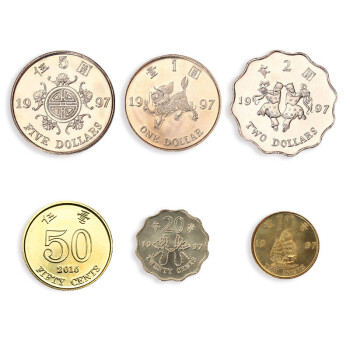
#> input picture src/data/coin.jpg, 350 x 350 px, given in place of the camera
$ python opencv_color_detection.py
#> lines starting #> are read from the running program, lines starting #| are printed output that depends on the picture; after the words box and inside, x2 and y2 are one past the last pixel; in counts of white or black regions, pixels touching at a corner belong together
import cv2
import numpy as np
import time

color = ((0, 157, 171), (180, 255, 255))
lower = np.array(color[0], dtype="uint8")
upper = np.array(color[1], dtype="uint8")

# 使用DirectShow驱动，Windows下打开更快
cap = cv2.VideoCapture(0, cv2.CAP_DSHOW)
cap.set(3, 640)
cap.set(4, 480)

if not cap.isOpened():
    print("无法打开摄像头")
    exit()

n = 1.0
start_time = time.time()
while True:
    ret, frame = cap.read()
#> frame is the input picture: shape (350, 350, 3); mean B, G, R 224.1, 233.6, 238.3
    frame = cv2.flip(frame, 1)
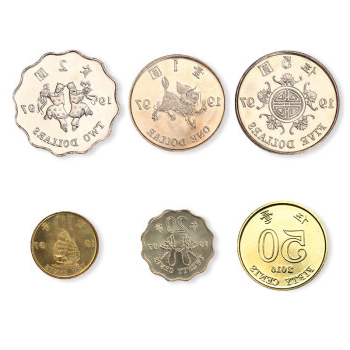
#> frame: shape (350, 350, 3); mean B, G, R 224.1, 233.6, 238.3

    hsv = cv2.cvtColor(frame, cv2.COLOR_BGR2HSV)
#> hsv: shape (350, 350, 3); mean H, S, V 11.5, 19.1, 238.3
    hsv = cv2.GaussianBlur(hsv, (13, 13), 0)
#> hsv: shape (350, 350, 3); mean H, S, V 11.5, 19.1, 238.3
    mask = cv2.inRange(hsv, lower, upper)
#> mask: shape (350, 350); every value is 0
    mask = cv2.erode(mask, None, iterations=2)
    mask = cv2.dilate(mask, None, iterations=2)
    out = cv2.bitwise_and(frame, frame, mask=mask)
#> out: shape (350, 350, 3); every value is 0

    contours, hierarchy = cv2.findContours(
        mask,
        cv2.RETR_EXTERNAL,
        cv2.CHAIN_APPROX_SIMPLE)
#> contours = []

    if len(contours) > 0:
        cnt = max(contours, key=cv2.contourArea)
        if cv2.contourArea(cnt) > 100:
            x, y, w, h = cv2.boundingRect(cnt)
            cv2.rectangle(frame, (x-2, y-2), (x+w+4, y+h+4), (0,255,0), 2)
            cv2.rectangle(out, (x-2, y-2), (x+w+4, y+h+4), (0,255,0), 2)

    # 转换mask为BGR以便拼接显示
    mask_bgr = cv2.cvtColor(mask, cv2.COLOR_GRAY2BGR)
    frame = cv2.hconcat([frame, mask_bgr, out])
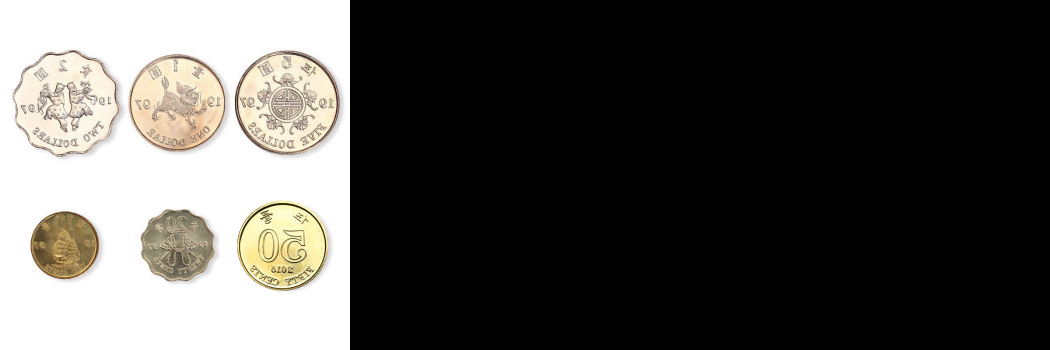
#> frame: shape (350, 1050, 3); mean B, G, R 74.7, 77.9, 79.4
    cv2.imshow("frame", frame)

    print('FPS: {:4.1f}'.format(n / (time.time() - start_time)))
    n += 1
    if cv2.waitKey(1) == 27:
#> (key Esc is pressed here)
        cv2.destroyAllWindows()
        break
